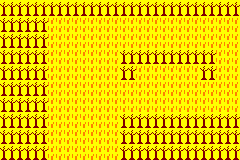

A 2D game scene composited from a Tiled map and its tileset images. What follows is a short description and the map's XML, with every tile layer's data as written:
An orthogonal 30x20 tile map with 8x8 px tiles, 1 tile layer (Capa de Patrones 1).

<map version="1.0" tiledversion="2018.06.01" orientation="orthogonal" renderorder="right-down" width="30" height="20" tilewidth="8" tileheight="8" infinite="0" nextlayerid="2" nextobjectid="1">
 <tileset firstgid="1" name="tiles" tilewidth="8" tileheight="8" tilecount="45" columns="9">
  <image source="../../tiles.png" width="72" height="40" />
 </tileset>
 <layer id="1" name="Capa de Patrones 1" width="30" height="20">
  <data encoding="csv">
39,39,39,39,39,39,39,39,39,39,39,39,39,39,39,39,39,39,39,39,39,39,39,39,39,39,39,39,39,39,
40,40,40,40,40,40,40,40,40,40,40,40,40,40,40,40,40,40,40,40,40,40,40,40,40,40,40,40,40,40,
39,39,39,39,39,39,11,11,11,11,11,11,11,11,11,11,11,11,11,11,11,11,11,11,11,11,11,11,11,11,
40,40,40,40,40,40,11,11,11,11,11,11,11,11,11,11,11,11,11,11,11,11,11,11,11,11,11,11,11,11,
39,39,39,39,39,39,11,11,11,11,11,11,11,11,11,11,11,11,11,11,11,11,11,11,11,11,11,11,11,11,
40,40,40,40,40,40,11,11,11,11,11,11,11,11,11,11,11,11,11,11,11,11,11,11,11,11,11,11,11,11,
39,39,39,39,39,39,11,11,11,11,11,11,11,11,11,39,39,39,39,39,39,39,39,39,39,39,39,11,11,11,
40,40,40,40,40,40,11,11,11,11,11,11,11,11,11,40,40,40,40,40,40,40,40,40,40,40,40,11,11,11,
39,39,39,39,39,39,11,11,11,11,11,11,11,11,11,39,39,11,11,11,11,11,11,11,11,39,39,11,11,11,
40,40,40,40,40,40,11,11,11,11,11,11,11,11,11,40,40,11,11,11,11,11,11,11,11,40,40,11,11,11,
39,39,39,39,39,39,11,11,11,11,11,11,11,11,11,11,11,11,11,11,11,11,11,11,11,11,11,11,11,11,
40,40,40,40,40,40,11,11,11,11,11,11,11,11,11,11,11,11,11,11,11,11,11,11,11,11,11,11,11,11,
39,39,39,39,39,39,11,11,11,11,11,11,11,11,11,11,11,11,11,11,11,11,11,11,11,11,11,11,11,11,
40,40,40,40,40,40,11,11,11,11,11,11,11,11,11,11,11,11,11,11,11,11,11,11,11,11,11,11,11,11,
39,39,39,39,39,39,11,11,11,11,11,11,11,11,11,39,39,39,39,39,39,39,39,39,39,39,39,39,39,39,
40,40,40,40,40,40,11,11,11,11,11,11,11,11,11,40,40,40,40,40,40,40,40,40,40,40,40,40,40,40,
39,39,39,39,39,39,11,11,11,11,11,11,11,11,11,39,39,39,39,39,39,39,39,39,39,39,39,39,39,39,
40,40,40,40,40,40,11,11,11,11,11,11,11,11,11,40,40,40,40,40,40,40,40,40,40,40,40,40,40,40,
39,39,39,39,39,39,11,11,11,11,11,11,11,11,11,39,39,39,39,39,39,39,39,39,39,39,39,39,39,39,
40,40,40,40,40,40,11,11,11,11,11,11,11,11,11,40,40,40,40,40,40,40,40,40,40,40,40,40,40,40
</data>
 </layer>
</map>
